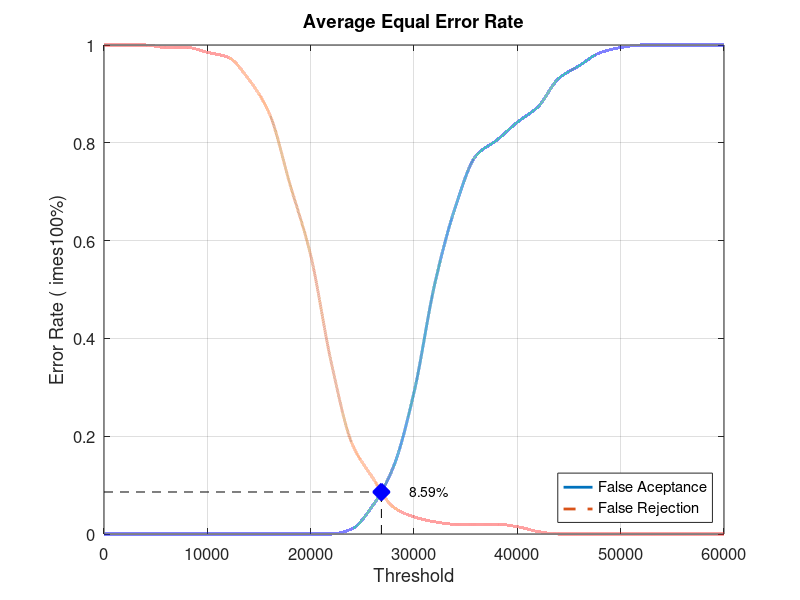
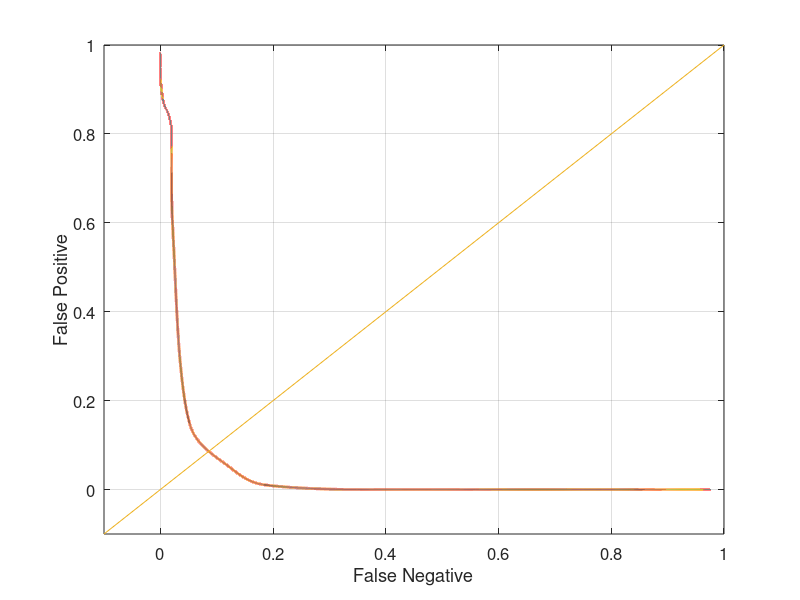

MATLAB code to generate these figures, in order:
close all;
clear;
clc;
x = 0:2000:60000;
xq = 0:0.5:60000;

y0 = [0 0 0 0 0 0 0 0 0 0 0 0 0.0105263 0.0578947 0.136842 0.289474 0.510526 0.668421 0.773684 0.805263 0.842105 0.873684 0.931579 0.957895 0.984211 0.994737 1 1 1 1 1]
yy0 = interp1(x, y0, xq, 'pchip');
y1 = [1 1 1 0.995 0.995 0.985 0.975 0.93 0.86 0.715 0.57 0.35 0.185 0.115 0.055 0.035 0.025 0.02 0.02 0.02 0.015 0.005 0 0 0 0 0 0 0 0 0]
yy1 = interp1(x, y1, xq, 'pchip');

% Calculating EER: 
y2 = abs(y0 - y1);
find(y2 == min(y2))
yy2 = abs(yy0 - yy1);
xEER = find(yy2 == min(yy2));
xEERIndex = xq(xEER) % X-axis EER
yEER = yy0(xEER) % Y-axis EER

main = figure
plot(xq, yy0,'-','LineWidth', 2);	hold on
plot(xq, yy1,'--','LineWidth', 2);	hold on
plot([xEERIndex xEERIndex], [0 yEER], 'k--');	hold on
plot([0 xEERIndex], [yEER yEER], 'k--');	hold on
plot(xEERIndex, yEER, 'bx', 'LineWidth', 10);	hold on
text(xEERIndex + 10 * xEERIndex / 100, yEER, [num2str(round((10000 * yEER)) / 100) '%'])
legend('False Aceptance', 'False Rejection', 'Location', 'SouthEast')
xlabel('Threshold')
ylabel('Error Rate (	imes100%)')
title('Average Equal Error Rate')
set(gca, 'FontSize', 12)
axis([0 60000 0 1])
grid on

print(main, 'Database2_1Main', '-dpng');
FNRxFPR = figure('Color', [1 1 1]);
plot(yy1, yy0, '-', yy1, yy0, 'LineWidth', 2);
hold on
y = -0.1:0.1:1
plot(y, y); 
set(gca, 'FontSize', 12)
xlabel('False Negative')
ylabel('False Positive')
axis([-0.1 1 -0.1 1])
set(gca, 'FontSize', 12)
grid on

print(FNRxFPR, 'Database2_1FNRxFPR','-dpng');
